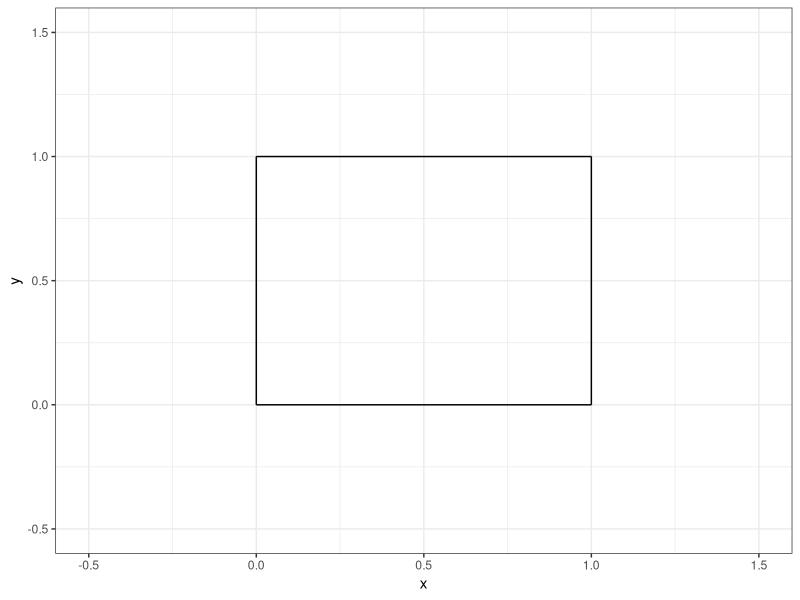
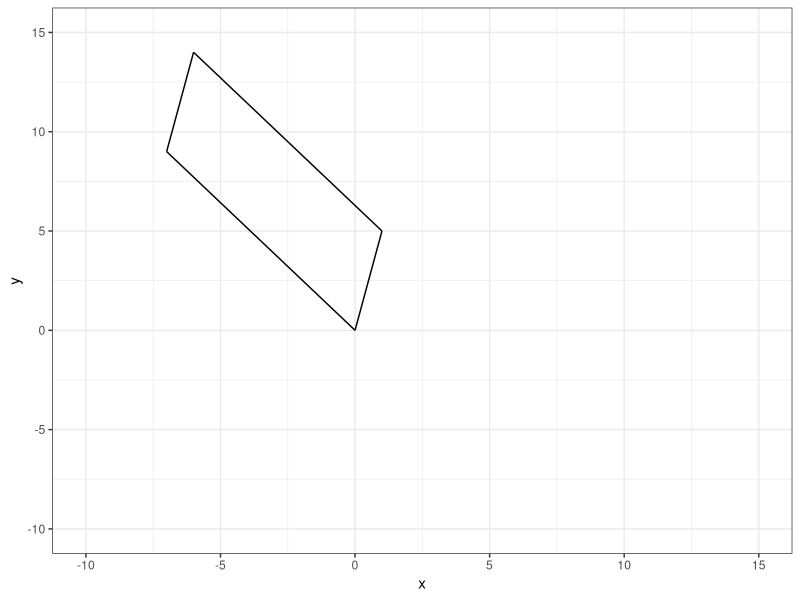

Write R code to recreate these figures, in order.
## ---- chunk 1
#| echo: false

default_chunk_hook  <- knitr::knit_hooks$get("chunk")

latex_font_size <- c("Huge", "huge", "LARGE", "Large", 
                     "large", "normalsize", "small", 
                     "footnotesize", "scriptsize", "tiny")

knitr::knit_hooks$set(chunk = function(x, options) {
  x <- default_chunk_hook(x, options)
  if(options$size %in% latex_font_size) {
    paste0("\n \\", options$size, "\n\n", 
      x, 
      "\n\n \\normalsize"
    )
  } else {
    x
  }
})

## ---- chunk 2
#| label: load-packages
#| include: false
library(tidyverse)
## ---- chunk 3
#| label: fig-unitsquare
#| fig-cap: "The unit square."
#| fig-width: 3
#| fig-height: 3
#| scale: "80%"
#| fig-align: "center"
#| size: "scriptsize"
ggplot() +
  geom_segment(aes(x = 0, xend = 0,
                   y=0, yend = 1))+
  geom_segment(aes(x = 0, xend = 1,
                   y=1, yend = 1))+
  geom_segment(aes(x = 1, xend = 1,
                   y=0, yend = 1))+
  geom_segment(aes(x = 0, xend = 1,
                   y=0, yend = 0)) +
  theme_bw() + 
  xlim(-0.5, 1.5)+
  ylim(-0.5, 1.5)+
  labs(x = "x", 
       y = "y")
## ---- chunk 4
#| size: "scriptsize"
#| code-fold: FALSE
(M = diag(2))
## ---- chunk 5
#| size: "scriptsize"
#| code-fold: FALSE
(A = matrix(c(1,-7,5,9),2,2,T))
## ---- chunk 6
#| size: "scriptsize"
#| code-fold: FALSE
(T = A %*% M)
## ---- chunk 7
#| size: "scriptsize"
#| code-fold: FALSE
(basis_vector_1 = T[,1])
(basis_vector_2 = T[,2])
## ---- chunk 8
#| size: "scriptsize"
#| code-fold: FALSE
(p_0 = c(0,0))
(p_1 = basis_vector_1)
(p_2 = basis_vector_1 + basis_vector_2)
(p_3 = basis_vector_2)
## ---- chunk 9
#| label: fig-unitsquare-T
#| fig-cap: "The T square."
#| fig-width: 3
#| fig-height: 3
#| scale: "80%"
#| fig-align: "center"
#| size: "scriptsize"
ggplot() +
  geom_segment(aes(x = p_0[1], xend = p_1[1],
                   y= p_0[2], yend = p_1[2]))+
  geom_segment(aes(x = p_1[1], xend = p_2[1],
                   y= p_1[2], yend = p_2[2]))+
  geom_segment(aes(x = p_2[1], xend = p_3[1],
                   y= p_2[2], yend = p_3[2]))+
  geom_segment(aes(x = p_3[1], xend = p_0[1],
                   y= p_3[2], yend = p_0[2])) +
  theme_bw() + 
  xlim(-10, 15)+
  ylim(-10, 15)+
  labs(x = "x", 
       y = "y")
## ---- chunk 10
(determinant_A = det(A))
## ---- chunk 11
#| size: "scriptsize"
#| code-fold: FALSE
(A = matrix(c(1,2,2,4),2,2,T))
